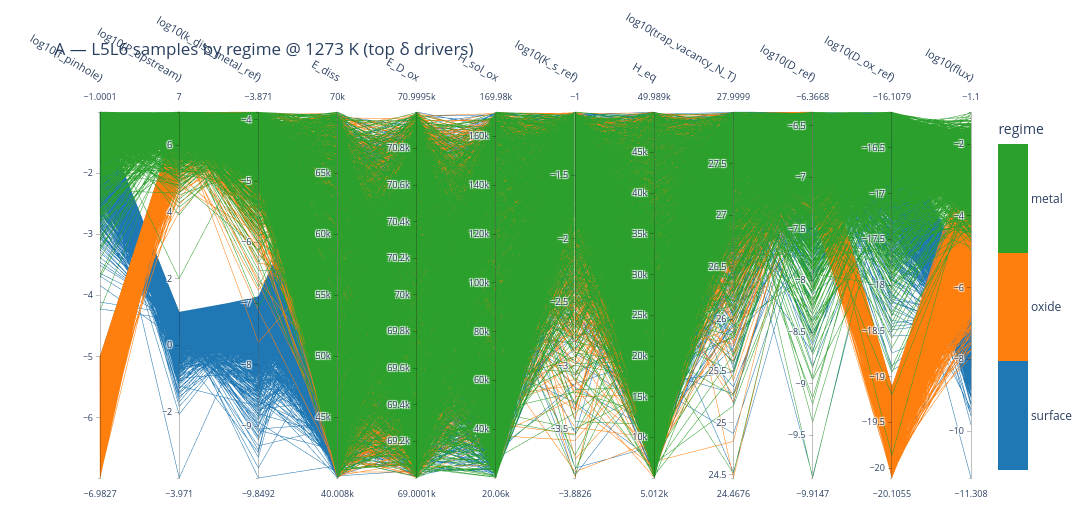

Notebook cell for this chart:
### Markdown cell above
## A — samples coloured by regime

Axes = union of each regime's top-5 δ drivers of flux (+ `log10(flux)`). Each line is one model
run; colour = regime. Brush an axis (e.g. pull `log10(P_upstream)` to its low end) to see which
regime/flux lines survive.

### Code cell
drivers = []
for r in REGIMES:
    for p in top_drivers(routeB_T, r, 'flux', k=5):
        if p not in drivers:
            drivers.append(p)
dimsA = drivers + ['flux']

figA = parallel_coordinates_samples(
    master_T, dimsA, color_by='regime', log_dims=logsub(dimsA),
    title=f'A — L5L6 samples by regime @ {T_SHOW} K (top δ drivers)',
    save_html=os.path.join(FIG_DIR, 'pcp_A_regime.html'))
print("A axes:", dimsA)
figA

### Figure 1 — Plotly figure (JSON) as saved in the notebook; plotly's stock layout.template omitted (floating-point values rounded to 4 significant figures; data arrays with more than 128 entries replaced by an {"elided": "..."} marker saying what was removed)
{"data": [{"dimensions": [{"label": "log10(f_pinhole)", "values": {"elided": "5085 float values"}}, {"label": "log10(P_upstream)", "values": {"elided": "5085 float values"}}, {"label": "log10(k_diss_metal_ref)", "values": {"elided": "5085 float values"}}, {"label": "E_diss", "values": {"elided": "5085 float values"}}, {"label": "E_D_ox", "values": {"elided": "5085 float values"}}, {"label": "H_sol_ox", "values": {"elided": "5085 float values"}}, {"label": "log10(K_s_ref)", "values": {"elided": "5085 float values"}}, {"label": "H_eq", "values": {"elided": "5085 float values"}}, {"label": "log10(trap_vacancy_N_T)", "values": {"elided": "5085 float values"}}, {"label": "log10(D_ref)", "values": {"elided": "5085 float values"}}, {"label": "log10(D_ox_ref)", "values": {"elided": "5085 float values"}}, {"label": "log10(flux)", "values": {"elided": "5085 float values"}}], "labelangle": 30, "labelfont": {"size": 11}, "labelside": "top", "line": {"cmax": 2.5, "cmin": -0.5, "color": {"elided": "5085 float values"}, "colorbar": {"ticktext": ["surface", "oxide", "metal"], "tickvals": [0, 1, 2], "title": {"text": "regime"}}, "colorscale": [[0, "#1f77b4"], [0.3333, "#1f77b4"], [0.3333, "#ff7f0e"], [0.6667, "#ff7f0e"], [0.6667, "#2ca02c"], [1, "#2ca02c"]], "showscale": true}, "rangefont": {"size": 9}, "tickfont": {"size": 9}, "type": "parcoords"}], "layout": {"font": {"size": 12}, "height": 520, "margin": {"b": 40, "l": 100, "r": 120, "t": 110}, "title": {"text": "A — L5L6 samples by regime @ 1273 K (top δ drivers)"}, "width": 1620}}
